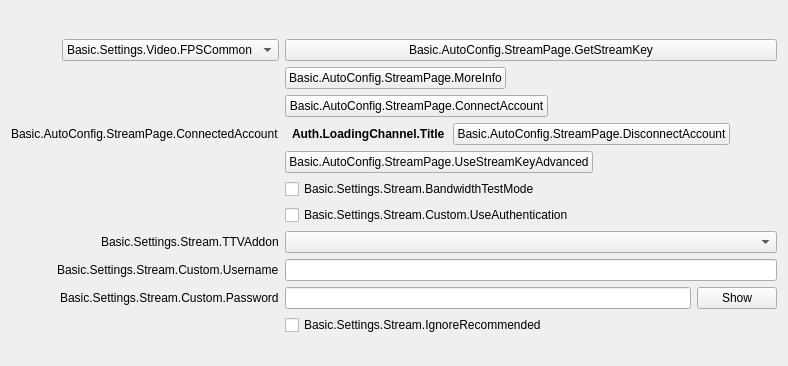
               <widget class="QWidget" name="streamKeyPage">
                <layout class="QFormLayout" name="streamkeyPageLayout">
                 <property name="fieldGrowthPolicy">
                  <enum>QFormLayout::AllNonFixedFieldsGrow</enum>
                 </property>
                 <property name="labelAlignment">
                  <set>Qt::AlignRight|Qt::AlignTrailing|Qt::AlignVCenter</set>
                 </property>
                 <item row="0" column="1">
                  <widget class="QStackedWidget" name="serverStackedWidget">
                   <property name="sizePolicy">
                    <sizepolicy hsizetype="Preferred" vsizetype="Maximum">
                     <horstretch>0</horstretch>
                     <verstretch>0</verstretch>
                    </sizepolicy>
                   </property>
                   <property name="currentIndex">
                    <number>1</number>
                   </property>
                   <widget class="QWidget" name="servicePage">
                    <layout class="QHBoxLayout" name="horizontalLayout_21">
                     <property name="leftMargin">
                      <number>0</number>
                     </property>
                     <property name="topMargin">
                      <number>0</number>
                     </property>
                     <property name="rightMargin">
                      <number>0</number>
                     </property>
                     <property name="bottomMargin">
                      <number>0</number>
                     </property>
                     <item>
                      <widget class="QComboBox" name="server"/>
                     </item>
                    </layout>
                   </widget>
                   <widget class="QWidget" name="customPage">
                    <layout class="QHBoxLayout" name="horizontalLayout_22">
                     <property name="leftMargin">
                      <number>0</number>
                     </property>
                     <property name="topMargin">
                      <number>0</number>
                     </property>
                     <property name="rightMargin">
                      <number>0</number>
                     </property>
                     <property name="bottomMargin">
                      <number>0</number>
                     </property>
                    </layout>
                   </widget>
                  </widget>
                 </item>
                 <item row="1" column="1">
                  <widget class="QFrame" name="streamKeyWidget">
                   <layout class="QHBoxLayout" name="horizontalLayout_11">
                    <property name="leftMargin">
                     <number>0</number>
                    </property>
                    <property name="topMargin">
                     <number>0</number>
                    </property>
                    <property name="rightMargin">
                     <number>0</number>
                    </property>
                    <property name="bottomMargin">
                     <number>0</number>
                    </property>
                    <item>
                     <widget class="UrlPushButton" name="getStreamKeyButton">
                      <property name="toolTip">
                       <string/>
                      </property>
                      <property name="toolTipDuration">
                       <number>-4</number>
                      </property>
                      <property name="text">
                       <string>Basic.AutoConfig.StreamPage.GetStreamKey</string>
                      </property>
                     </widget>
                    </item>
                   </layout>
                  </widget>
                 </item>
                 <item row="3" column="0">
                  <spacer name="horizontalSpacer_18">
                   <property name="orientation">
                    <enum>Qt::Horizontal</enum>
                   </property>
                   <property name="sizeHint" stdset="0">
                    <size>
                     <width>170</width>
                     <height>8</height>
                    </size>
                   </property>
                  </spacer>
                 </item>
                 <item row="4" column="1">
                  <layout class="QHBoxLayout" name="horizontalLayout_23">
                   <property name="spacing">
                    <number>8</number>
                   </property>
                   <property name="leftMargin">
                    <number>7</number>
                   </property>
                   <property name="rightMargin">
                    <number>7</number>
                   </property>
                   <item>
                    <widget class="QLabel" name="connectedAccountText">
                     <property name="styleSheet">
                      <string notr="true">font-weight: bold</string>
                     </property>
                     <property name="text">
                      <string>Auth.LoadingChannel.Title</string>
                     </property>
                    </widget>
                   </item>
                   <item>
                    <widget class="QPushButton" name="disconnectAccount">
                     <property name="text">
                      <string>Basic.AutoConfig.StreamPage.DisconnectAccount</string>
                     </property>
                    </widget>
                   </item>
                   <item>
                    <spacer name="horizontalSpacer_24">
                     <property name="orientation">
                      <enum>Qt::Horizontal</enum>
                     </property>
                     <property name="sizeHint" stdset="0">
                      <size>
                       <width>40</width>
                       <height>20</height>
                      </size>
                     </property>
                    </spacer>
                   </item>
                  </layout>
                 </item>
                 <item row="6" column="1">
                  <widget class="QCheckBox" name="bandwidthTestEnable">
                   <property name="text">
                    <string>Basic.Settings.Stream.BandwidthTestMode</string>
                   </property>
                  </widget>
                 </item>
                 <item row="7" column="1">
                  <widget class="QCheckBox" name="useAuth">
                   <property name="text">
                    <string>Basic.Settings.Stream.Custom.UseAuthentication</string>
                   </property>
                  </widget>
                 </item>
                 <item row="9" column="0">
                  <widget class="QLabel" name="authUsernameLabel">
                   <property name="text">
                    <string>Basic.Settings.Stream.Custom.Username</string>
                   </property>
                   <property name="buddy">
                    <cstring>authUsername</cstring>
                   </property>
                  </widget>
                 </item>
                 <item row="9" column="1">
                  <widget class="QLineEdit" name="authUsername"/>
                 </item>
                 <item row="10" column="0">
                  <widget class="QLabel" name="authPwLabel">
                   <property name="text">
                    <string>Basic.Settings.Stream.Custom.Password</string>
                   </property>
                   <property name="buddy">
                    <cstring>authPw</cstring>
                   </property>
                  </widget>
                 </item>
                 <item row="10" column="1">
                  <widget class="QFrame" name="authPwWidget">
                   <layout class="QHBoxLayout" name="horizontalLayout_25">
                    <property name="leftMargin">
                     <number>0</number>
                    </property>
                    <property name="topMargin">
                     <number>0</number>
                    </property>
                    <property name="rightMargin">
                     <number>0</number>
                    </property>
                    <property name="bottomMargin">
                     <number>0</number>
                    </property>
                    <item>
                     <widget class="QLineEdit" name="authPw">
                      <property name="echoMode">
                       <enum>QLineEdit::Password</enum>
                      </property>
                     </widget>
                    </item>
                    <item>
                     <widget class="QPushButton" name="authPwShow">
                      <property name="text">
                       <string>Show</string>
                      </property>
                     </widget>
                    </item>
                   </layout>
                  </widget>
                 </item>
                 <item row="8" column="1">
                  <widget class="QComboBox" name="twitchAddonDropdown"/>
                 </item>
                 <item row="8" column="0">
                  <widget class="QLabel" name="twitchAddonLabel">
                   <property name="text">
                    <string>Basic.Settings.Stream.TTVAddon</string>
                   </property>
                   <property name="buddy">
                    <cstring>twitchAddonDropdown</cstring>
                   </property>
                  </widget>
                 </item>
                 <item row="11" column="1">
                  <widget class="QCheckBox" name="ignoreRecommended">
                   <property name="text">
                    <string>Basic.Settings.Stream.IgnoreRecommended</string>
                   </property>
                  </widget>
                 </item>
                 <item row="12" column="1">
                  <widget class="QLabel" name="enforceSettingsLabel">
                   <property name="text">
                    <string notr="true"/>
                   </property>
                   <property name="textFormat">
                    <enum>Qt::RichText</enum>
                   </property>
                   <property name="openExternalLinks">
                    <bool>true</bool>
                   </property>
                  </widget>
                 </item>
                 <item row="5" column="1">
                  <layout class="QHBoxLayout" name="horizontalLayout_28">
                   <item>
                    <widget class="QPushButton" name="useStreamKeyAdv">
                     <property name="text">
                      <string>Basic.AutoConfig.StreamPage.UseStreamKeyAdvanced</string>
                     </property>
                    </widget>
                   </item>
                   <item>
                    <spacer name="horizontalSpacer_28">
                     <property name="orientation">
                      <enum>Qt::Horizontal</enum>
                     </property>
                     <property name="sizeHint" stdset="0">
                      <size>
                       <width>40</width>
                       <height>20</height>
                      </size>
                     </property>
                    </spacer>
                   </item>
                  </layout>
                 </item>
                 <item row="4" column="0">
                  <widget class="QLabel" name="connectedAccountLabel">
                   <property name="text">
                    <string>Basic.AutoConfig.StreamPage.ConnectedAccount</string>
                   </property>
                  </widget>
                 </item>
                 <item row="3" column="1">
                  <layout class="QHBoxLayout" name="horizontalLayout_15">
                   <item>
                    <widget class="QPushButton" name="connectAccount2">
                     <property name="cursor">
                      <cursorShape>PointingHandCursor</cursorShape>
                     </property>
                     <property name="text">
                      <string>Basic.AutoConfig.StreamPage.ConnectAccount</string>
                     </property>
                    </widget>
                   </item>
                   <item>
                    <spacer name="horizontalSpacer_19">
                     <property name="orientation">
                      <enum>Qt::Horizontal</enum>
                     </property>
                     <property name="sizeHint" stdset="0">
                      <size>
                       <width>40</width>
                       <height>20</height>
                      </size>
                     </property>
                    </spacer>
                   </item>
                  </layout>
                 </item>
                 <item row="2" column="1">
                  <widget class="UrlPushButton" name="moreInfoButton">
                   <property name="sizePolicy">
                    <sizepolicy hsizetype="Maximum" vsizetype="Fixed">
                     <horstretch>0</horstretch>
                     <verstretch>0</verstretch>
                    </sizepolicy>
                   </property>
                   <property name="text">
                    <string>Basic.AutoConfig.StreamPage.MoreInfo</string>
                   </property>
                  </widget>
                 </item>
                 <item row="1" column="0">
                  <widget class="QComboBox" name="fpsType">
                   <property name="sizePolicy">
                    <sizepolicy hsizetype="Expanding" vsizetype="Fixed">
                     <horstretch>0</horstretch>
                     <verstretch>0</verstretch>
                    </sizepolicy>
                   </property>
                   <property name="currentText">
                    <string>Basic.Settings.Video.FPSCommon</string>
                   </property>
                   <property name="sizeAdjustPolicy">
                    <enum>QComboBox::AdjustToContents</enum>
                   </property>
                   <item>
                    <property name="text">
                     <string>Basic.Settings.Video.FPSCommon</string>
                    </property>
                   </item>
                   <item>
                    <property name="text">
                     <string>Basic.Settings.Video.FPSInteger</string>
                    </property>
                   </item>
                   <item>
                    <property name="text">
                     <string>Basic.Settings.Video.FPSFraction</string>
                    </property>
                   </item>
                  </widget>
                 </item>
                </layout>
               </widget>
